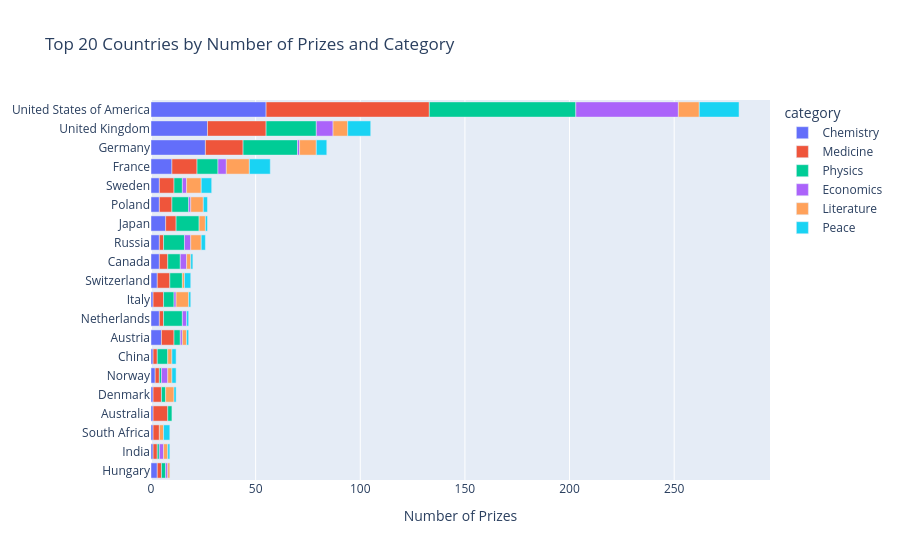

Notebook code cell kept with this figure:
### Markdown cell above
**Challenge 3:** In which categories do the countries win prizes? And how did the cumulative number of prizes per country develop?

### Code cell
charts.country_category_bar_chart(df_data).show()
analysis.cumulative_prizes_by_country(df_data).tail()

### Figure 1 — Plotly figure (JSON) as saved in the notebook; plotly's stock layout.template omitted (floating-point values rounded to 4 significant figures)
{"data": [{"hovertemplate": "category=Chemistry<br>prize=%{x}<br>birth_country_current=%{y}<extra></extra>", "legendgroup": "Chemistry", "marker": {"color": "#636efa", "pattern": {"shape": ""}}, "name": "Chemistry", "orientation": "h", "showlegend": true, "textposition": "auto", "type": "bar", "x": [1, 5, 4, 1, 1, 10, 26, 3, 1, 1, 7, 4, 2, 4, 4, 1, 4, 3, 27, 55], "xaxis": "x", "y": ["Australia", "Austria", "Canada", "China", "Denmark", "France", "Germany", "Hungary", "India", "Italy", "Japan", "Netherlands", "Norway", "Poland", "Russia", "South Africa", "Sweden", "Switzerland", "United Kingdom", "United States of America"], "yaxis": "y"}, {"hovertemplate": "category=Medicine<br>prize=%{x}<br>birth_country_current=%{y}<extra></extra>", "legendgroup": "Medicine", "marker": {"color": "#EF553B", "pattern": {"shape": ""}}, "name": "Medicine", "orientation": "h", "showlegend": true, "textposition": "auto", "type": "bar", "x": [7, 6, 4, 2, 4, 12, 18, 2, 2, 5, 5, 2, 2, 6, 2, 3, 7, 6, 28, 78], "xaxis": "x", "y": ["Australia", "Austria", "Canada", "China", "Denmark", "France", "Germany", "Hungary", "India", "Italy", "Japan", "Netherlands", "Norway", "Poland", "Russia", "South Africa", "Sweden", "Switzerland", "United Kingdom", "United States of America"], "yaxis": "y"}, {"hovertemplate": "category=Physics<br>prize=%{x}<br>birth_country_current=%{y}<extra></extra>", "legendgroup": "Physics", "marker": {"color": "#00cc96", "pattern": {"shape": ""}}, "name": "Physics", "orientation": "h", "showlegend": true, "textposition": "auto", "type": "bar", "x": [2, 3, 6, 5, 2, 10, 26, 2, 1, 5, 11, 9, 1, 8, 10, 4, 6, 24, 70], "xaxis": "x", "y": ["Australia", "Austria", "Canada", "China", "Denmark", "France", "Germany", "Hungary", "India", "Italy", "Japan", "Netherlands", "Norway", "Poland", "Russia", "Sweden", "Switzerland", "United Kingdom", "United States of America"], "yaxis": "y"}, {"hovertemplate": "category=Economics<br>prize=%{x}<br>birth_country_current=%{y}<extra></extra>", "legendgroup": "Economics", "marker": {"color": "#ab63fa", "pattern": {"shape": ""}}, "name": "Economics", "orientation": "h", "showlegend": true, "textposition": "auto", "type": "bar", "x": [1, 3, 4, 1, 1, 2, 1, 2, 3, 1, 3, 2, 8, 49], "xaxis": "x", "y": ["Austria", "Canada", "France", "Germany", "Hungary", "India", "Italy", "Netherlands", "Norway", "Poland", "Russia", "Sweden", "United Kingdom", "United States of America"], "yaxis": "y"}, {"hovertemplate": "category=Literature<br>prize=%{x}<br>birth_country_current=%{y}<extra></extra>", "legendgroup": "Literature", "marker": {"color": "#FFA15A", "pattern": {"shape": ""}}, "name": "Literature", "orientation": "h", "showlegend": true, "textposition": "auto", "type": "bar", "x": [2, 2, 2, 4, 11, 8, 1, 2, 6, 3, 2, 6, 5, 2, 7, 1, 7, 10], "xaxis": "x", "y": ["Austria", "Canada", "China", "Denmark", "France", "Germany", "Hungary", "India", "Italy", "Japan", "Norway", "Poland", "Russia", "South Africa", "Sweden", "Switzerland", "United Kingdom", "United States of America"], "yaxis": "y"}, {"hovertemplate": "category=Peace<br>prize=%{x}<br>birth_country_current=%{y}<extra></extra>", "legendgroup": "Peace", "marker": {"color": "#19d3f3", "pattern": {"shape": ""}}, "name": "Peace", "orientation": "h", "showlegend": true, "textposition": "auto", "type": "bar", "x": [1, 1, 2, 1, 10, 5, 1, 1, 1, 1, 2, 2, 2, 3, 5, 3, 11, 19], "xaxis": "x", "y": ["Austria", "Canada", "China", "Denmark", "France", "Germany", "India", "Italy", "Japan", "Netherlands", "Norway", "Poland", "Russia", "South Africa", "Sweden", "Switzerland", "United Kingdom", "United States of America"], "yaxis": "y"}], "layout": {"barmode": "relative", "legend": {"title": {"text": "category"}, "tracegroupgap": 0}, "title": {"text": "Top 20 Countries by Number of Prizes and Category"}, "xaxis": {"anchor": "y", "domain": [0.0, 1.0], "title": {"text": "Number of Prizes"}}, "yaxis": {"anchor": "x", "categoryarray": ["Hungary", "India", "South Africa", "Australia", "Denmark", "Norway", "China", "Austria", "Netherlands", "Italy", "Switzerland", "Canada", "Russia", "Japan", "Poland", "Sweden", "France", "Germany", "United Kingdom", "United States of America"], "categoryorder": "array", "domain": [0.0, 1.0], "title": {}}}}
